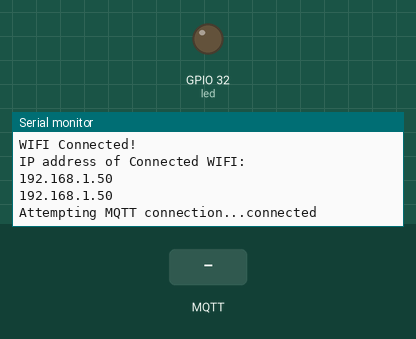
Recording of a program running on a simulated ESP32. Parts: output pins drawn as LEDs (lit = HIGH), the last lines printed to the serial monitor. The test bench sets the inputs (shaded band). WiFi joins after 1.5 s; servers stay silent unless stated; no MQTT or app messages arrive unless stated.

Above: at 3.2 s.
3.3 s: MQTT message "Bunker2023" arrives on the first subscribed topic
At 4.3 s:
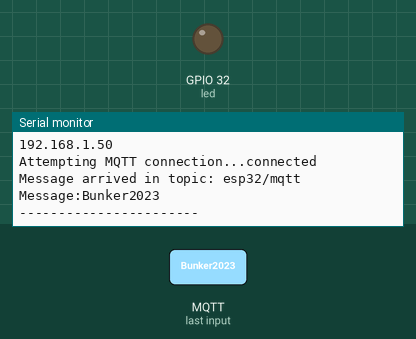
4.8 s: MQTT message "on" arrives on the first subscribed topic
At 5.4 s:
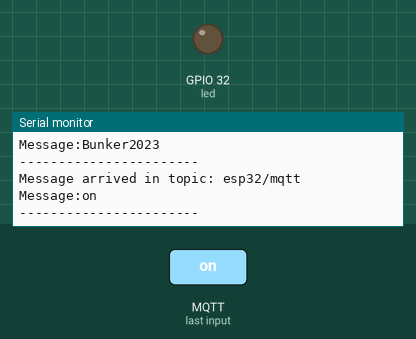
6.3 s: MQTT message "off" arrives on the first subscribed topic
At 7.7 s:
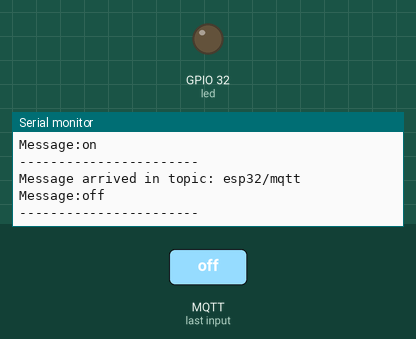

Measured:
- after the input at 3.3 s, the serial monitor: prints a new line at once (image 1)
- after the input at 4.8 s, the serial monitor: prints a new line at once (image 2)
- after the input at 6.3 s, the serial monitor: prints a new line at once (image 3)

The program:

main.cpp
```cpp
#include <Arduino.h>
#include <WiFiClientSecure.h>
#include <WiFi.h>
#include <PubSubClient.h>
#include <ArduinoJson.h>
#include <secrets.h>
#include <connect_to_wifi.h>


// MQTT Broker
const char *topic = "esp32/mqtt";
const char *client_id_prefix = "esp32-client-publisher-";
const int mqtt_port = 8883;

WiFiClientSecure espClient;
PubSubClient client(espClient);


const int led = 32;  // the number of the pushbutton pin


void on_message_recieved_callback(char *topic, byte *payload, unsigned int length) {
 Serial.print("Message arrived in topic: ");
 Serial.println(topic);
 Serial.print("Message:");
Serial.write(payload, length);

   StaticJsonDocument<200> doc;
  deserializeJson(doc, payload, length);
  JsonObject obj = doc.as<JsonObject>();

  if(obj["message"] == "on"){
    digitalWrite(led, HIGH);

  } else if(obj["message"] == "off") {
    digitalWrite(led, LOW);


  }

 Serial.println();
 Serial.println("-----------------------");


}


void connect_to_mqtt_server() {
  while (!client.connected()) {
    Serial.print("Attempting MQTT connection...");
     String client_id = client_id_prefix;
     client_id += String(WiFi.macAddress());

    if (client.connect(client_id.c_str(), mqtt_username, mqtt_password)) {
      Serial.println("connected");
    } else {
      Serial.print("failed, rc=");
      Serial.print(client.state());
      Serial.println(" try again in 5 seconds");
      delay(5000);
    }
  }
}

void set_mqtt_client(){

client.setCallback(on_message_recieved_callback);

espClient.setCACert(local_root_ca);

client.setClient(espClient);

client.setServer(mqtt_broker, mqtt_port);
}

void set_pins(){
  pinMode(led, OUTPUT);
}

void setup() {
  Serial.begin(115200);
  while (!Serial) { }

  initWiFi(ssid, password);


 set_pins();
  set_mqtt_client();
 connect_to_mqtt_server();


 client.subscribe(topic);
}


void loop() {
   if (!client.connected())  connect_to_mqtt_server();
  client.loop();

   }
```

connect_to_wifi.h
```cpp
#include <WiFi.h>


void Wifi_connected(WiFiEvent_t event, WiFiEventInfo_t info){
  Serial.println("ESP32 WIFI Connected to Access Point");
}

void Get_IPAddress(WiFiEvent_t event, WiFiEventInfo_t info){
  Serial.println("WIFI Connected!");
  Serial.println("IP address of Connected WIFI: ");
  Serial.println(WiFi.localIP());
}

void Wifi_disconnected(WiFiEvent_t event, WiFiEventInfo_t info){
  Serial.println("Disconnected from WIFI");
  Serial.print("Connection Lost Reason: ");
  Serial.println(info.wifi_sta_disconnected.reason);
  Serial.println("Reconnecting...");
  ESP.restart();
  // WiFi.begin(ssid, password);
}
 void initWiFi(const char* ssid, const char* password) {


  WiFi.onEvent(Wifi_connected,ARDUINO_EVENT_WIFI_STA_CONNECTED);
  WiFi.onEvent(Get_IPAddress, ARDUINO_EVENT_WIFI_STA_GOT_IP);
  WiFi.onEvent(Wifi_disconnected, ARDUINO_EVENT_WIFI_STA_DISCONNECTED);


  Serial.print("Connecting to WiFi ...");

  WiFi.mode(WIFI_STA);
  WiFi.begin(ssid, password);
  while (WiFi.status() != WL_CONNECTED) {
    Serial.print('.');
    WiFi.begin(ssid, password);

    delay(1000);
  }
  Serial.println(WiFi.localIP());
}
```

secrets.h
```cpp
const char* mqtt_broker = "z6b1d2f6.ala.us-east-1.emqxsl.com";
const char* mqtt_username = "aa";
const char* mqtt_password = "aa";


const char* local_root_ca = R"EOF(
-----BEGIN CERTIFICATE-----
MIIDrzCCApegAwIBAgIQCDvgVpBCRrGhdWrJWZHHSjANBgkqhkiG9w0BAQUFADBh
MQswCQYDVQQGEwJVUzEVMBMGA1UEChMMRGlnaUNlcnQgSW5jMRkwFwYDVQQLExB3
d3cuZGlnaWNlcnQuY29tMSAwHgYDVQQDExdEaWdpQ2VydCBHbG9iYWwgUm9vdCBD
QTAeFw0wNjExMTAwMDAwMDBaFw0zMTExMTAwMDAwMDBaMGExCzAJBgNVBAYTAlVT
MRUwEwYDVQQKEwxEaWdpQ2VydCBJbmMxGTAXBgNVBAsTEHd3dy5kaWdpY2VydC5j
b20xIDAeBgNVBAMTF0RpZ2lDZXJ0IEdsb2JhbCBSb290IENBMIIBIjANBgkqhkiG
9w0BAQEFAAOCAQ8AMIIBCgKCAQEA4jvhEXLeqKTTo1eqUKKPC3eQyaKl7hLOllsB
CSDMAZOnTjC3U/dDxGkAV53ijSLdhwZAAIEJzs4bg7/fzTtxRuLWZscFs3YnFo97
nh6Vfe63SKMI2tavegw5BmV/Sl0fvBf4q77uKNd0f3p4mVmFaG5cIzJLv07A6Fpt
43C/dxC//AH2hdmoRBBYMql1GNXRor5H4idq9Joz+EkIYIvUX7Q6hL+hqkpMfT7P
T19sdl6gSzeRntwi5m3OFBqOasv+zbMUZBfHWymeMr/y7vrTC0LUq7dBMtoM1O/4
gdW7jVg/tRvoSSiicNoxBN33shbyTApOB6jtSj1etX+jkMOvJwIDAQABo2MwYTAO
BgNVHQ8BAf8EBAMCAYYwDwYDVR0TAQH/BAUwAwEB/zAdBgNVHQ4EFgQUA95QNVbR
TLtm8KPiGxvDl7I90VUwHwYDVR0jBBgwFoAUA95QNVbRTLtm8KPiGxvDl7I90VUw
DQYJKoZIhvcNAQEFBQADggEBAMucN6pIExIK+t1EnE9SsPTfrgT1eXkIoyQY/Esr
hMAtudXH/vTBH1jLuG2cenTnmCmrEbXjcKChzUyImZOMkXDiqw8cvpOp/2PV5Adg
06O/nVsJ8dWO41P0jmP6P6fbtGbfYmbW0W5BjfIttep3Sp+dWOIrWcBAI+0tKIJF
PnlUkiaY4IBIqDfv8NZ5YBberOgOzW6sRBc4L0na4UU+Krk2U886UAb3LujEV0ls
YSEY1QSteDwsOoBrp+uvFRTp2InBuThs4pFsiv9kuXclVzDAGySj4dzp30d8tbQk
CAUw7C29C79Fv1C5qfPrmAESrciIxpg0X40KPMbp1ZWVbd4=
-----END CERTIFICATE-----)EOF";


// Replace with your network credentials (STATION)
// const char* ssid = "Nuclear_Bunker_wifi";
// const char* password = "Bunker2023";

const char* ssid = "kami";
const char* password = "12345678";
```
